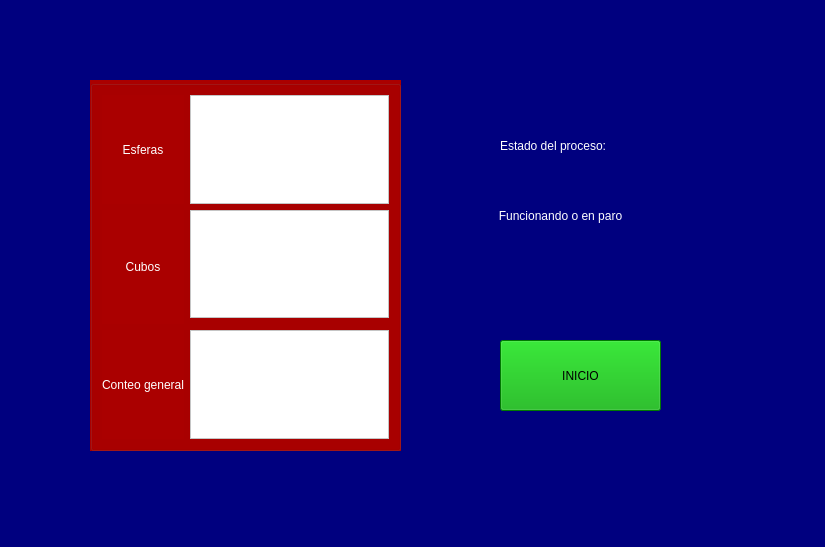
<?xml version="1.0" encoding="UTF-8"?>
<ui version="4.0">
 <class>MainWindow</class>
 <widget class="QMainWindow" name="MainWindow">
  <property name="geometry">
   <rect>
    <x>0</x>
    <y>0</y>
    <width>825</width>
    <height>547</height>
   </rect>
  </property>
  <property name="windowTitle">
   <string>MainWindow</string>
  </property>
  <property name="styleSheet">
   <string notr="true">background-color: rgb(0, 0, 127);
</string>
  </property>
  <widget class="QWidget" name="centralwidget">
   <widget class="QGroupBox" name="gridGroupBox">
    <property name="geometry">
     <rect>
      <x>90</x>
      <y>80</y>
      <width>311</width>
      <height>371</height>
     </rect>
    </property>
    <property name="styleSheet">
     <string notr="true">background-color: rgb(85, 170, 255);
background-color: rgb(170, 0, 0);</string>
    </property>
    <layout class="QGridLayout" name="gridLayout">
     <item row="3" column="0">
      <widget class="QLabel" name="label_6">
       <property name="styleSheet">
        <string notr="true">font: 75 12pt &quot;MS Shell Dlg 2&quot;;
color: rgb(255, 255, 255);</string>
       </property>
       <property name="text">
        <string>Conteo general</string>
       </property>
       <property name="alignment">
        <set>Qt::AlignCenter</set>
       </property>
      </widget>
     </item>
     <item row="0" column="1">
      <widget class="QPlainTextEdit" name="cesferas">
       <property name="styleSheet">
        <string notr="true">background-color: rgb(255, 255, 255);</string>
       </property>
      </widget>
     </item>
     <item row="1" column="0" rowspan="2">
      <widget class="QLabel" name="label_7">
       <property name="styleSheet">
        <string notr="true">font: 75 12pt &quot;MS Shell Dlg 2&quot;;
color: rgb(255, 255, 255);</string>
       </property>
       <property name="text">
        <string>Cubos</string>
       </property>
       <property name="alignment">
        <set>Qt::AlignCenter</set>
       </property>
      </widget>
     </item>
     <item row="0" column="0">
      <widget class="QLabel" name="label_5">
       <property name="styleSheet">
        <string notr="true">font: 75 12pt &quot;MS Shell Dlg 2&quot;;
color: rgb(255, 255, 255);</string>
       </property>
       <property name="text">
        <string>Esferas</string>
       </property>
       <property name="alignment">
        <set>Qt::AlignCenter</set>
       </property>
      </widget>
     </item>
     <item row="1" column="1">
      <widget class="QPlainTextEdit" name="plainTextEdit_2">
       <property name="styleSheet">
        <string notr="true">background-color: rgb(255, 255, 255);</string>
       </property>
      </widget>
     </item>
     <item row="3" column="1">
      <widget class="QPlainTextEdit" name="plainTextEdit_3">
       <property name="styleSheet">
        <string notr="true">background-color: rgb(255, 255, 255);</string>
       </property>
      </widget>
     </item>
    </layout>
   </widget>
   <widget class="QLabel" name="label">
    <property name="geometry">
     <rect>
      <x>500</x>
      <y>130</y>
      <width>191</width>
      <height>31</height>
     </rect>
    </property>
    <property name="styleSheet">
     <string notr="true">font: 75 10pt &quot;MS Shell Dlg 2&quot;;
color: rgb(255, 255, 255);</string>
    </property>
    <property name="text">
     <string>Estado del proceso:</string>
    </property>
   </widget>
   <widget class="QLabel" name="label_2">
    <property name="geometry">
     <rect>
      <x>460</x>
      <y>190</y>
      <width>201</width>
      <height>51</height>
     </rect>
    </property>
    <property name="styleSheet">
     <string notr="true">color: rgb(255, 255, 255);
</string>
    </property>
    <property name="text">
     <string>Funcionando o en paro</string>
    </property>
    <property name="alignment">
     <set>Qt::AlignCenter</set>
    </property>
   </widget>
   <widget class="QPushButton" name="pushButton">
    <property name="geometry">
     <rect>
      <x>500</x>
      <y>340</y>
      <width>161</width>
      <height>71</height>
     </rect>
    </property>
    <property name="styleSheet">
     <string notr="true">background-color: rgb(0, 170, 0);
font: 18pt &quot;Segoe UI&quot;;</string>
    </property>
    <property name="text">
     <string>INICIO</string>
    </property>
   </widget>
  </widget>
  <widget class="QMenuBar" name="menubar">
   <property name="geometry">
    <rect>
     <x>0</x>
     <y>0</y>
     <width>825</width>
     <height>22</height>
    </rect>
   </property>
  </widget>
  <widget class="QStatusBar" name="statusbar"/>
 </widget>
 <resources/>
 <connections/>
</ui>
